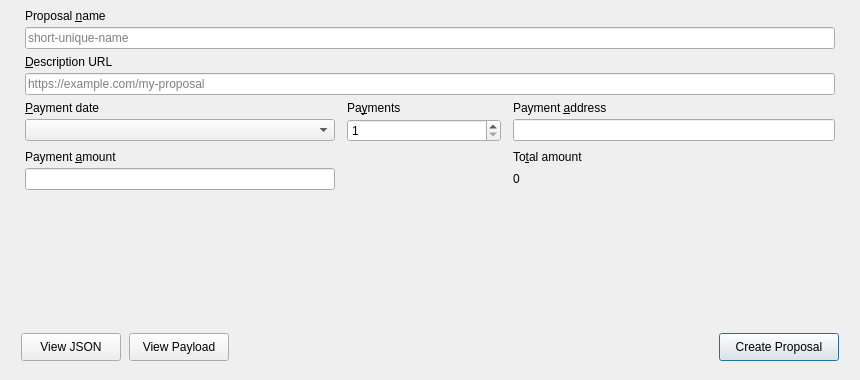
<?xml version="1.0" encoding="UTF-8"?>
<ui version="4.0">
 <class>ProposalCreate</class>
 <widget class="QDialog" name="ProposalCreate">
  <property name="geometry">
     <rect>
      <x>0</x>
      <y>0</y>
      <width>860</width>
      <height>380</height>
     </rect>
  </property>
  <property name="minimumSize">
    <size>
      <width>860</width>
      <height>380</height>
    </size>
  </property>
  <property name="windowTitle">
   <string>New proposal</string>
  </property>
   <layout class="QVBoxLayout" name="verticalLayout">
    <property name="leftMargin">
     <number>12</number>
    </property>
    <property name="topMargin">
     <number>0</number>
    </property>
    <property name="rightMargin">
     <number>12</number>
    </property>
    <property name="bottomMargin">
     <number>10</number>
    </property>
    <property name="spacing">
     <number>6</number>
    </property>
   <item>
    <widget class="QStackedWidget" name="stackedWidget">
     <widget class="QWidget" name="pageDetails">
      <layout class="QVBoxLayout" name="detailsLayout">
       <item>
        <layout class="QVBoxLayout" name="nameFieldLayout">
         <property name="leftMargin">
          <number>4</number>
         </property>
         <property name="rightMargin">
          <number>4</number>
         </property>
         <property name="spacing">
          <number>4</number>
         </property>
         <item>
          <widget class="QLabel" name="labelName">
           <property name="text">
            <string>Proposal &amp;name</string>
           </property>
           <property name="buddy">
            <cstring>editName</cstring>
           </property>
          </widget>
         </item>
         <item>
          <widget class="QLineEdit" name="editName">
           <property name="sizePolicy">
            <sizepolicy hsizetype="Expanding" vsizetype="Fixed">
             <horstretch>0</horstretch>
             <verstretch>0</verstretch>
            </sizepolicy>
           </property>
           <property name="placeholderText">
            <string notr="true">short-unique-name</string>
           </property>
           <property name="maximumHeight">
            <number>24</number>
           </property>
          </widget>
         </item>
        </layout>
       </item>
       <item>
        <layout class="QVBoxLayout" name="urlFieldLayout">
         <property name="leftMargin">
          <number>4</number>
         </property>
         <property name="rightMargin">
          <number>4</number>
         </property>
         <property name="spacing">
          <number>4</number>
         </property>
         <item>
          <widget class="QLabel" name="labelUrl">
           <property name="text">
            <string>&amp;Description URL</string>
           </property>
           <property name="buddy">
            <cstring>editUrl</cstring>
           </property>
          </widget>
         </item>
         <item>
          <widget class="QLineEdit" name="editUrl">
           <property name="sizePolicy">
            <sizepolicy hsizetype="Expanding" vsizetype="Fixed">
             <horstretch>0</horstretch>
             <verstretch>0</verstretch>
            </sizepolicy>
           </property>
           <property name="placeholderText">
            <string notr="true">https://example.com/my-proposal</string>
           </property>
           <property name="maximumHeight">
            <number>24</number>
           </property>
          </widget>
         </item>
        </layout>
       </item>
       <item>
        <layout class="QGridLayout" name="fieldsGridLayout" columnstretch="2,1,2,0">
         <property name="leftMargin">
          <number>4</number>
         </property>
         <property name="rightMargin">
          <number>4</number>
         </property>
         <property name="horizontalSpacing">
          <number>12</number>
         </property>
         <property name="verticalSpacing">
          <number>4</number>
         </property>
         <item row="0" column="0">
          <widget class="QLabel" name="labelFirstPayment">
           <property name="text">
            <string>&amp;Payment date</string>
           </property>
           <property name="buddy">
            <cstring>comboFirstPayment</cstring>
           </property>
          </widget>
         </item>
         <item row="0" column="1">
          <widget class="QLabel" name="labelPaymentsInline">
           <property name="text">
            <string>Pa&amp;yments</string>
           </property>
           <property name="buddy">
            <cstring>spinPayments</cstring>
           </property>
          </widget>
         </item>
         <item row="0" column="2" colspan="2">
          <widget class="QLabel" name="labelPayAddr">
           <property name="text">
            <string>Payment &amp;address</string>
           </property>
           <property name="buddy">
            <cstring>editPayAddr</cstring>
           </property>
          </widget>
         </item>
         <item row="1" column="0">
          <widget class="QComboBox" name="comboFirstPayment">
           <property name="sizePolicy">
            <sizepolicy hsizetype="Ignored" vsizetype="Fixed">
             <horstretch>0</horstretch>
             <verstretch>0</verstretch>
            </sizepolicy>
           </property>
           <property name="minimumWidth">
            <number>140</number>
           </property>
           <property name="maximumHeight">
            <number>24</number>
           </property>
          </widget>
         </item>
         <item row="1" column="1">
          <widget class="QSpinBox" name="spinPayments">
           <property name="sizePolicy">
            <sizepolicy hsizetype="Expanding" vsizetype="Fixed">
             <horstretch>0</horstretch>
             <verstretch>0</verstretch>
            </sizepolicy>
           </property>
           <property name="minimumWidth">
            <number>80</number>
           </property>
           <property name="maximumHeight">
            <number>24</number>
           </property>
           <property name="minimum">
            <number>1</number>
           </property>
           <property name="maximum">
            <number>12</number>
           </property>
           <property name="value">
            <number>1</number>
           </property>
          </widget>
         </item>
         <item row="1" column="2" colspan="2">
          <widget class="QValidatedLineEdit" name="editPayAddr">
           <property name="sizePolicy">
            <sizepolicy hsizetype="Ignored" vsizetype="Fixed">
             <horstretch>0</horstretch>
             <verstretch>0</verstretch>
            </sizepolicy>
           </property>
           <property name="minimumWidth">
            <number>200</number>
           </property>
           <property name="maximumHeight">
            <number>24</number>
           </property>
          </widget>
         </item>
         <item row="2" column="0" colspan="4">
          <spacer name="gridRowSpacer">
           <property name="orientation">
            <enum>Qt::Vertical</enum>
           </property>
           <property name="sizeType">
            <enum>QSizePolicy::Fixed</enum>
           </property>
           <property name="sizeHint" stdset="0">
            <size>
             <width>0</width>
             <height>4</height>
            </size>
           </property>
          </spacer>
         </item>
         <item row="3" column="0">
          <widget class="QLabel" name="labelPayAmt">
           <property name="text">
            <string>Payment &amp;amount</string>
           </property>
           <property name="buddy">
            <cstring>paymentAmount</cstring>
           </property>
          </widget>
         </item>
         <item row="3" column="2">
          <widget class="QLabel" name="labelTotal">
           <property name="text">
            <string>To&amp;tal amount</string>
           </property>
           <property name="buddy">
            <cstring>labelTotalValue</cstring>
           </property>
          </widget>
         </item>
         <item row="4" column="0">
          <widget class="BitcoinAmountField" name="paymentAmount">
           <property name="sizePolicy">
            <sizepolicy hsizetype="Ignored" vsizetype="Fixed">
             <horstretch>0</horstretch>
             <verstretch>0</verstretch>
            </sizepolicy>
           </property>
           <property name="minimumWidth">
            <number>140</number>
           </property>
           <property name="toolTip">
            <string>The amount to request in a single payment</string>
           </property>
          </widget>
         </item>
         <item row="4" column="1">
          <spacer name="row4Spacer">
           <property name="orientation">
            <enum>Qt::Horizontal</enum>
           </property>
           <property name="sizeType">
            <enum>QSizePolicy::Ignored</enum>
           </property>
           <property name="sizeHint" stdset="0">
            <size>
             <width>0</width>
             <height>0</height>
            </size>
           </property>
          </spacer>
         </item>
         <item row="4" column="2">
          <widget class="QLabel" name="labelTotalValue">
           <property name="text">
            <string notr="true">0</string>
           </property>
           <property name="sizePolicy">
            <sizepolicy hsizetype="Preferred" vsizetype="Fixed">
             <horstretch>0</horstretch>
             <verstretch>0</verstretch>
            </sizepolicy>
           </property>
           <property name="minimumWidth">
            <number>190</number>
           </property>
           <property name="minimumHeight">
            <number>24</number>
           </property>
           <property name="alignment">
            <set>Qt::AlignLeft|Qt::AlignVCenter</set>
           </property>
          </widget>
         </item>
        </layout>
       </item>
       <item>
        <spacer name="detailsVerticalSpacer">
         <property name="orientation">
          <enum>Qt::Vertical</enum>
         </property>
         <property name="sizeHint" stdset="0">
          <size>
           <width>0</width>
           <height>0</height>
          </size>
         </property>
        </spacer>
       </item>
       <item>
        <layout class="QHBoxLayout" name="detailsButtonsLayout">
         <property name="spacing">
          <number>8</number>
         </property>
         <item>
          <widget class="QPushButton" name="btnViewJson">
           <property name="text">
            <string>View JSON</string>
           </property>
           <property name="sizePolicy">
            <sizepolicy hsizetype="Fixed" vsizetype="Fixed">
             <horstretch>0</horstretch>
             <verstretch>0</verstretch>
            </sizepolicy>
           </property>
           <property name="minimumSize">
            <size>
             <width>100</width>
             <height>28</height>
            </size>
           </property>
           <property name="autoDefault">
            <bool>false</bool>
           </property>
          </widget>
         </item>
         <item>
          <widget class="QPushButton" name="btnViewPayload">
           <property name="text">
            <string>View Payload</string>
           </property>
           <property name="sizePolicy">
            <sizepolicy hsizetype="Fixed" vsizetype="Fixed">
             <horstretch>0</horstretch>
             <verstretch>0</verstretch>
            </sizepolicy>
           </property>
           <property name="minimumSize">
            <size>
             <width>100</width>
             <height>28</height>
            </size>
           </property>
           <property name="autoDefault">
            <bool>false</bool>
           </property>
          </widget>
         </item>
         <item>
          <widget class="QLabel" name="labelError">
           <property name="text">
            <string notr="true"/>
           </property>
           <property name="sizePolicy">
            <sizepolicy hsizetype="Expanding" vsizetype="Preferred">
             <horstretch>1</horstretch>
             <verstretch>0</verstretch>
            </sizepolicy>
           </property>
           <property name="alignment">
            <set>Qt::AlignLeft|Qt::AlignVCenter</set>
           </property>
          </widget>
         </item>
         <item>
          <widget class="QPushButton" name="btnCreate">
           <property name="text">
            <string>Create Proposal</string>
           </property>
           <property name="sizePolicy">
            <sizepolicy hsizetype="Fixed" vsizetype="Fixed">
             <horstretch>0</horstretch>
             <verstretch>0</verstretch>
            </sizepolicy>
           </property>
           <property name="minimumSize">
            <size>
             <width>120</width>
             <height>28</height>
            </size>
           </property>
           <property name="default">
            <bool>true</bool>
           </property>
          </widget>
         </item>
        </layout>
       </item>
      </layout>
     </widget>
    </widget>
   </item>
  </layout>
 </widget>
 <customwidgets>
  <customwidget>
   <class>QValidatedLineEdit</class>
   <extends>QLineEdit</extends>
   <header>qt/qvalidatedlineedit.h</header>
   <container>0</container>
  </customwidget>
  <customwidget>
   <class>BitcoinAmountField</class>
   <extends>QLineEdit</extends>
   <header>qt/bitcoinamountfield.h</header>
  </customwidget>
 </customwidgets>
  <tabstops>
   <tabstop>editName</tabstop>
   <tabstop>editUrl</tabstop>
   <tabstop>comboFirstPayment</tabstop>
   <tabstop>spinPayments</tabstop>
   <tabstop>editPayAddr</tabstop>
   <tabstop>paymentAmount</tabstop>
   <tabstop>btnCreate</tabstop>
  </tabstops>
 <resources/>
 <connections/>
</ui>
